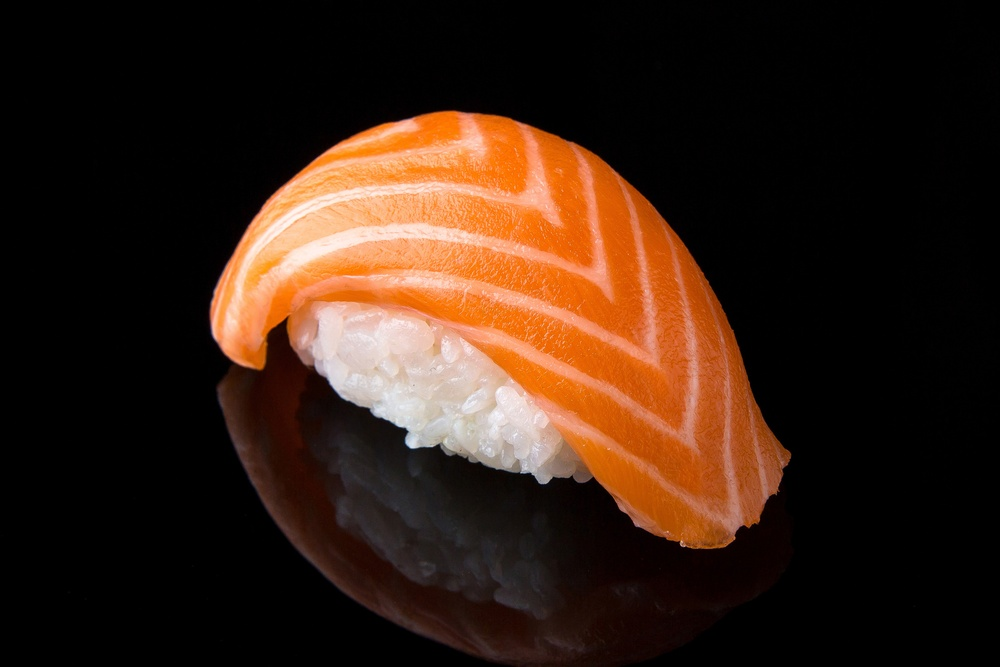
#> input picture Computer_Vision/06/Dataset/Object.jpg, 1000 x 667 px, shrunk from 3000 x 2001 before the run
$ jupyter execute test3.ipynb
#> lines starting #> are read from the running program, lines starting #| are printed output that depends on the picture
[cell 1]
import os
import cv2
import matplotlib.pyplot as plt
import numpy as np

[cell 2]
DATA = "Dataset/"

object = cv2.imread(DATA + "Object.jpg")
#> object is the input picture: shape (667, 1000, 3); mean B, G, R 21.1, 34, 55.4

object = cv2.cvtColor(object, cv2.COLOR_BGR2RGB)

DATA_PATH = DATA + 'Data/'

data = []

for img_path in os.listdir(DATA_PATH):
    img_path = DATA_PATH + img_path
    img_data = cv2.imread(img_path)
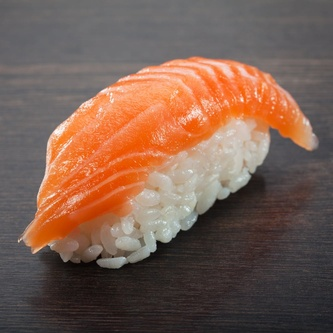
#> input picture Computer_Vision/06/Dataset/Data/1.jpg, 333 x 333 px, shrunk from 1000 x 1000 before the run
#> img_data is the input picture: shape (333, 333, 3); mean B, G, R 81.7, 95.7, 124.1
    data.append(img_data)

[cell 3]
sift = cv2.SIFT_create()

[cell 4]
grayscale_object = cv2.cvtColor(object, cv2.COLOR_RGB2GRAY)
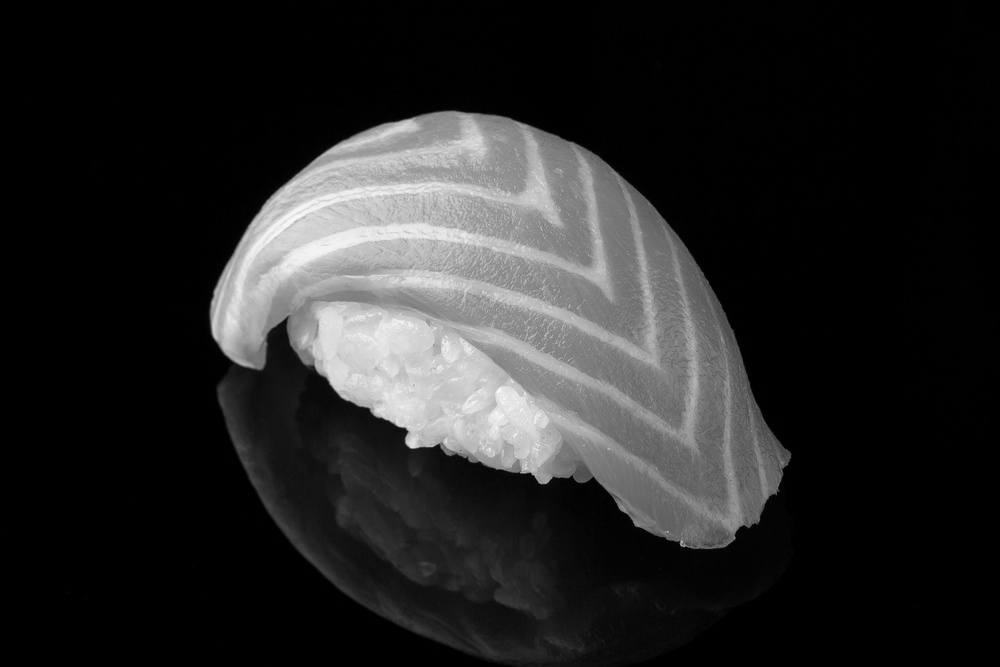
#> grayscale_object: shape (667, 1000); min 0, max 251, mean 38.9
grayscale_object = cv2.GaussianBlur(grayscale_object, (11,11), 0)
# grayscale_object = cv2.bilateralFilter(grayscale_object, 11, 120, 120)
# grayscale_object = cv2.medianBlur(grayscale_object,11)
grayscale_object = cv2.equalizeHist(grayscale_object)
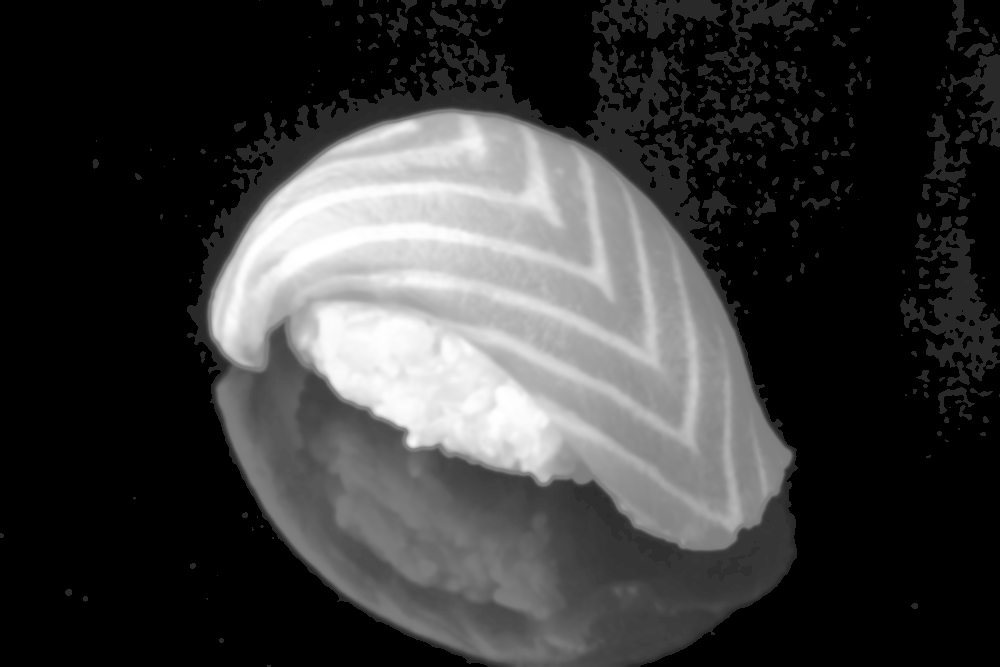
#> grayscale_object: shape (667, 1000); min 0, max 255, mean 59

target_keypoint, target_descriptor = sift.detectAndCompute(grayscale_object, None)
#> target_keypoint = 1849 keypoints; strongest (x, y, size): (234, 317, 43.1), (412, 442, 8.7), (716, 473, 102.8), (469, 136, 37.4)

target_descriptor = np.float32(target_descriptor)

[cell 5]
best_matches = 0
best_matches_data = None

for img in data:
    img = cv2.cvtColor(img, cv2.COLOR_BGR2RGB)
    grayscale_img = cv2.cvtColor(img, cv2.COLOR_RGB2GRAY)
    grayscale_img = cv2.GaussianBlur(grayscale_img, (11,11),0)
    grayscale_img = cv2.equalizeHist(grayscale_img)

    img_keypoint, img_descriptor = sift.detectAndCompute(grayscale_img, None)

    img_descriptor = np.float32(img_descriptor)

    flann = cv2.FlannBasedMatcher(dict(algorithm=1, trees=10), dict(checks = 100))

    matches = flann.knnMatch(target_descriptor, img_descriptor, k=2)

    matchesmask = [[0,0] for _ in range(0,len(matches))]

    current_matches = 0

    for i, (fm,sm) in enumerate(matches):
        if fm.distance < 0.7 * sm.distance:
            matchesmask[i] = [1,0]
            current_matches += 1

    if current_matches > best_matches:
        best_matches = current_matches
        best_matches_data = {
            'image_data': img,
            'keypoint': img_keypoint,
            'descriptor': img_descriptor,
            'match': matches,
            'matchesmask': matchesmask
        }
#> this loop made 3 passes
#> best_matches on passes 1 to 3: 5, 14, 17
#> pass 1, `grayscale_img = cv2.cvtColor(img, cv2.COLOR_RGB2GRAY)`:
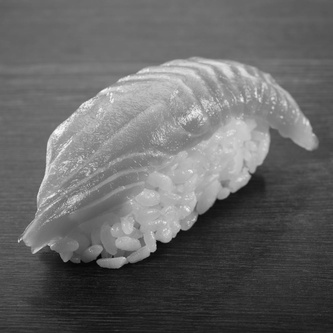
#> grayscale_img: shape (333, 333); min 3, max 251, mean 102.5
#> pass 1, `grayscale_img = cv2.equalizeHist(grayscale_img)`:
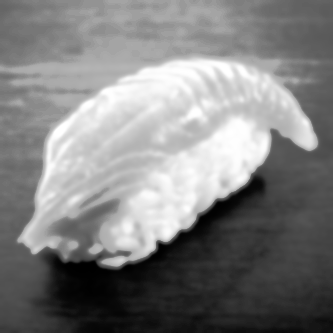
#> grayscale_img: shape (333, 333); min 0, max 255, mean 128.5
#> after the loop:
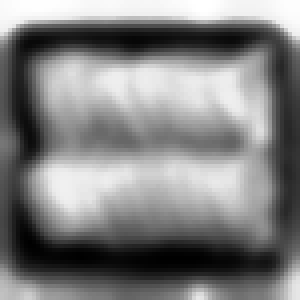
#> grayscale_img: shape (75, 75) (shown 4 times larger); min 0, max 255, mean 128.4
#> after the loop, best_matches = 17; best_matches_data = 5 items

[cell 6]
result = cv2.drawMatchesKnn(
    object,
    target_keypoint,
    best_matches_data['image_data'],
    best_matches_data['keypoint'],
    best_matches_data['match'],
    None,
    matchesMask= best_matches_data['matchesmask'],
    matchColor=[255,0,0],
    singlePointColor=[0,0,255]
)
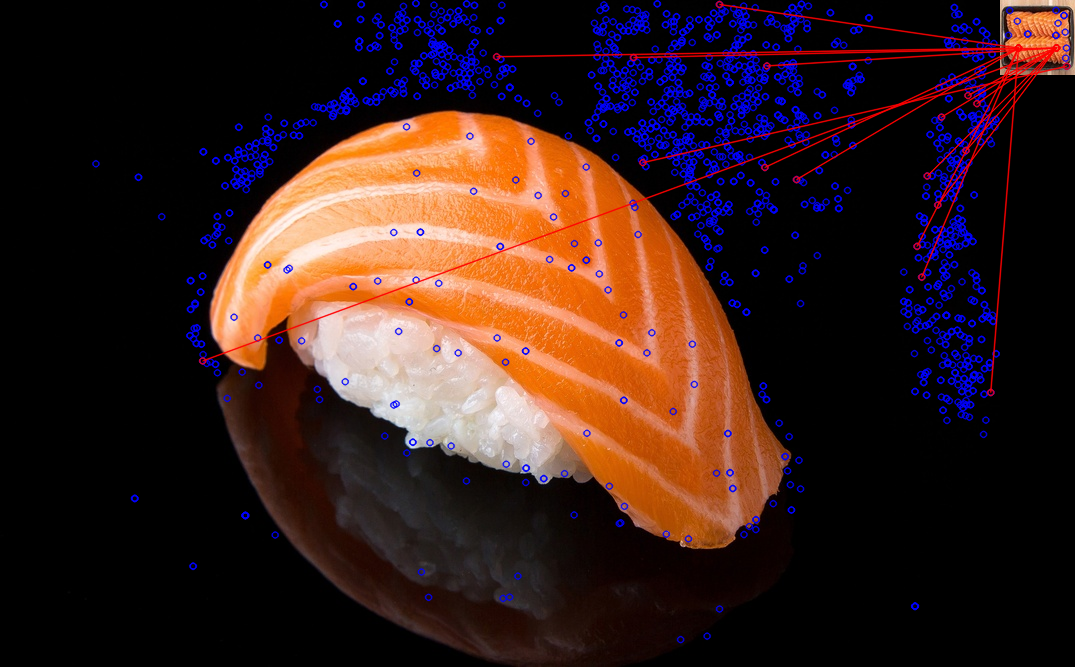
#> result: shape (667, 1075, 3); mean R, G, B 54.4, 31.8, 29.5
